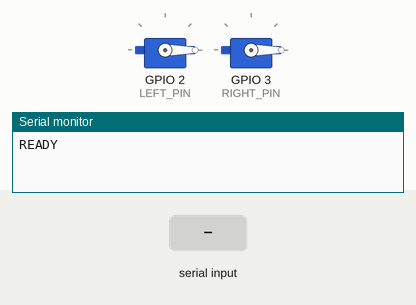
This sketch was run on a simulated ESP32-S3. Shown: 2 × servo, the last lines printed to the serial monitor. Inputs (shaded band) come from the test bench.

Above: at 1.3 s.
1.4 s: "L,45\n" received over Serial
At 2.6 s:
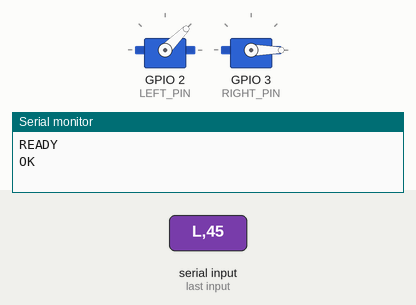
2.9 s: "R,45\n" received over Serial
At 3.7 s:
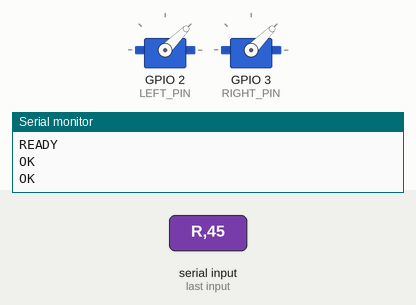
4.4 s: "L90\n" received over Serial
At 4.9 s:
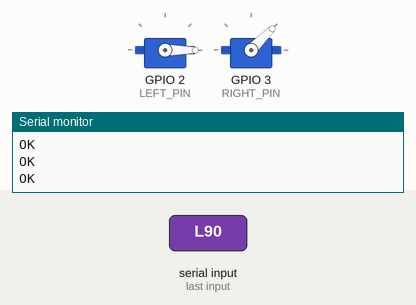
5.9 s: "R90\n" received over Serial
At 7.2 s:
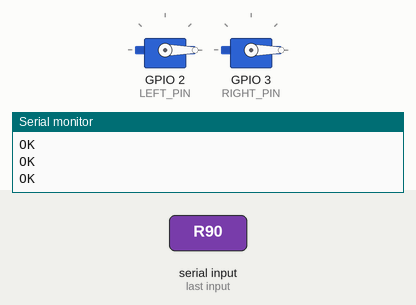
Timing chart, 0 to 8.4 s (numbered marks = the images above; inputs shaded):
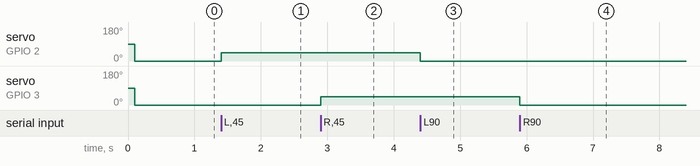

Measured:
- after the input at 1.4 s, servo on GPIO 2 (LEFT_PIN): 0° → 45° at once
- after the input at 2.9 s, servo on GPIO 3 (RIGHT_PIN): 0° → 45° at once
- after the input at 4.4 s, servo on GPIO 2 (LEFT_PIN): 45° → 0° at once
- after the input at 5.9 s, servo on GPIO 3 (RIGHT_PIN): 45° → 0° at once

The sketch:

arduino_vfinal.ino
```cpp
// Haptic servo controller for LiDAR-driven backpack belt
// Arduino Mega 2560 version — uses built-in Servo library.

#include <Servo.h>

Servo leftServo;
Servo rightServo;

const int LEFT_PIN  = 2;
const int RIGHT_PIN = 3;

const int REST_ANGLE  = 0;
const int PULSE_ANGLE = 90;

void setup() {
  Serial.begin(115200);
  Serial.setTimeout(50);  // Don't stall a full second on partial input

  leftServo.attach(LEFT_PIN);
  rightServo.attach(RIGHT_PIN);

  delay(100);  // Let PWM stabilize before first write
  leftServo.write(REST_ANGLE);
  rightServo.write(REST_ANGLE);

  Serial.println("READY");
}

void loop() {
  if (!Serial.available()) return;

  String cmd = Serial.readStringUntil('\n');
  cmd.trim();
  if (cmd.length() < 3) return;   // need at least "X:N"

  char side  = cmd.charAt(0);
  int  angle = cmd.substring(2).toInt();
  angle = constrain(angle, 0, 180);

  if      (side == 'L') leftServo.write(angle);
  else if (side == 'R') rightServo.write(angle);
  else return;  // unknown side, don't send OK

  Serial.println("OK");
}
```
